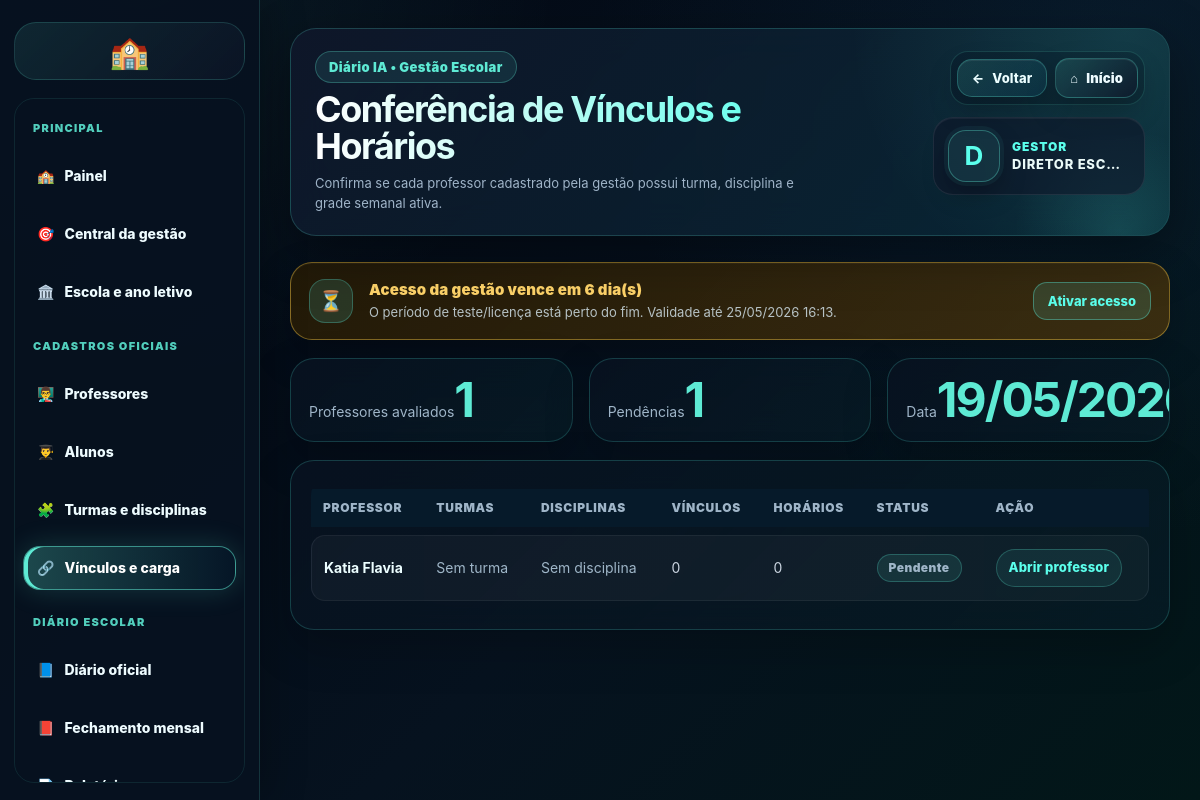
The app's page /gestao/diario-oficial/conferencia-vinculos-horarios/ (signed in) with its own data.
### apps/usuarios/models.py (models this page shows, shortened)
class Usuario(AbstractUser):
    class TipoUsuario(models.TextChoices):
        ADMIN = 'ADMIN', 'Administrador'
        PROF = 'PROF', 'Professor'
        COORD = 'COORD', 'Coordenador'
        SEC = 'SEC', 'Secretaria'
    tipo = models.CharField(
        max_length=10,
        choices=TipoUsuario.choices,
        default=TipoUsuario.PROF
    )
    foto = models.ImageField(
        upload_to="professores/",
        null=True,
        blank=True
    )
    gestao_teste_inicio = models.DateTimeField(
        null=True,
        blank=True,
        verbose_name="Início do teste da gestão",
    )
    gestao_acesso_expira_em = models.DateTimeField(
        null=True,
        blank=True,
        verbose_name="Acesso da gestão expira em",
    )
    gestao_acesso_bloqueado = models.BooleanField(
        default=False,
        verbose_name="Acesso da gestão bloqueado",
    )
    gestao_serial_ultimo = models.CharField(
        max_length=255,
        blank=True,
        default="",
        verbose_name="Último serial aplicado",
    )

### apps/core/views_ia.py (the view)
# urls.py: path('gestao/diario-oficial/conferencia-vinculos-horarios/', views.gestao_conferencia_vinculos_horarios, name='gestao_conferencia_vinculos_horarios'),
@login_required
def gestao_conferencia_vinculos_horarios(request):
    if not usuario_gestor(request.user):
        return render(request, "core/acesso_negado.html")
    Usuario = get_user_model()
    professores = Usuario.objects.filter(tipo="PROF").order_by("first_name", "username")
    linhas = []
    for professor in professores:
        vinculos = ProfessorTurmaDisciplina.objects.filter(professor=professor, ativo=True).select_related("turma", "disciplina")
        horarios = HorarioAula.objects.filter(professor=professor, ativo=True).select_related("turma", "disciplina")
        linhas.append({
            "professor": professor,
            "vinculos": vinculos,
            "horarios": horarios,
            "turmas": Turma.objects.filter(id__in=vinculos.values_list("turma_id", flat=True)).distinct(),
            "disciplinas": Disciplina.objects.filter(id__in=vinculos.values_list("disciplina_id", flat=True)).distinct(),
            "pendente": not vinculos.exists() or not horarios.exists(),
        })
    return render(request, "gestao/conferencia_vinculos_horarios.html", {
        "linhas": linhas,
        "pendentes": sum(1 for item in linhas if item["pendente"]),
        "hoje": date.today(),
    })

### apps/core/context_processors.py (called while the page is built, shortened)
def escola_institucional(request):
    dados = {
        "escola_login": None,
        "escola_login_estado": "ESTADO DO MARANHÃO",
        "escola_login_secretaria": "SECRETARIA DE ESTADO DA EDUCAÇÃO",
        "escola_login_nome_titulo": "Instituição escolar",
        "escola_login_nome_info": "Configurar no painel da gestão",
        "escola_login_aldeia": "Configurar no painel da gestão",
        "escola_login_terra": "Configurar no painel da gestão",
        "escola_login_texto": "Ambiente oficial de acesso da instituição escolar.",
        "gestor_login_nome": "Direção escolar",
        "gestor_login_cargo": "Gestão responsável",
    }
    try:
        from apps.academico.models import Escola
        escola = Escola.objects.filter(ativa=True).first() or Escola.objects.first()
        dados["escola_login"] = escola
    except Exception:
        pass
    return dados

### apps/core/licenca_gestao.py (called while the page is built)
def dias_teste_gestao():
    return max(int(getattr(settings, "GESTAO_TRIAL_DIAS", 7)), 1)

def usuario_eh_gestao(user):
    return getattr(user, "is_authenticated", False) and getattr(user, "tipo", "") in PERFIS_GESTAO

def garantir_periodo_teste(user):
    if not usuario_eh_gestao(user):
        return user
    if getattr(user, "gestao_acesso_expira_em", None):
        return user
    agora = timezone.now()
    inicio = getattr(user, "date_joined", None) or agora
    if timezone.is_naive(inicio):
        inicio = timezone.make_aware(inicio, timezone.get_current_timezone())
    user.gestao_teste_inicio = getattr(user, "gestao_teste_inicio", None) or inicio
    user.gestao_acesso_expira_em = inicio + timedelta(days=dias_teste_gestao())
    user.gestao_acesso_bloqueado = False
    user.save(update_fields=["gestao_teste_inicio", "gestao_acesso_expira_em", "gestao_acesso_bloqueado"])
    return user

def acesso_gestao_expirado(user):
    if not usuario_eh_gestao(user):
        return False
    garantir_periodo_teste(user)
    if getattr(user, "gestao_acesso_bloqueado", False):
        return True
    expira = getattr(user, "gestao_acesso_expira_em", None)
    if not expira:
        return False
    return timezone.now() > expira

### apps/core/templatetags/tratamento_usuario_tags.py (called while the page is built)
def _clean(value):
    return str(value or "").strip()

def _primeiro_nome(user):
    nome = _nome_usuario(user)
    return _clean(nome.split()[0]).lower()

@register.filter
def nome_exibicao(user):
    return _nome_usuario(user)

@register.filter
def tratamento_gestao(user):
    return "Gestora" if _provavel_feminino(user) else "Gestor"

### templates/gestao/conferencia_vinculos_horarios.html
{% extends 'gestao/base_premium_gestao.html' %}
{% block titulo %}Conferência de Vínculos e Horários{% endblock %}
{% block subtitulo %}Confirma se cada professor cadastrado pela gestão possui turma, disciplina e grade semanal ativa.{% endblock %}
{% block conteudo %}
<section class="grid"><article class="card"><span>Professores avaliados</span><strong>{{ linhas|length }}</strong></article><article class="card"><span>Pendências</span><strong>{{ pendentes }}</strong></article><article class="card"><span>Data</span><strong>{{ hoje|date:'d/m/Y' }}</strong></article></section>
<section class="panel"><table class="table"><thead><tr><th>Professor</th><th>Turmas</th><th>Disciplinas</th><th>Vínculos</th><th>Horários</th><th>Status</th><th>Ação</th></tr></thead><tbody>{% for item in linhas %}<tr><td><strong>{{ item.professor.get_full_name|default:'Não informado' }}</strong></td><td>{% for turma in item.turmas %}<span class="pill">{{ turma.nome }}</span> {% empty %}<span class="muted">Sem turma</span>{% endfor %}</td><td>{% for disciplina in item.disciplinas %}<span class="pill">{{ disciplina.nome }}</span> {% empty %}<span class="muted">Sem disciplina</span>{% endfor %}</td><td>{{ item.vinculos.count }}</td><td>{{ item.horarios.count }}</td><td>{% if item.pendente %}<span class="pill">Pendente</span>{% else %}<span class="pill">Completo</span>{% endif %}</td><td><a class="gestao-base-btn" href="{% url 'gestao_professor_diario_real' item.professor.id %}">Abrir professor</a></td></tr>{% empty %}<tr><td colspan="7">Nenhum professor cadastrado.</td></tr>{% endfor %}</tbody></table></section>
{% endblock %}

### templates/gestao/base_premium_gestao.html (shortened to what this page needs)
{% load static tratamento_usuario_tags %}
<!doctype html>
<html lang="pt-br">
<head>
    <link rel="stylesheet" href="{% static 'css/premium_base_final.css' %}">
    <link rel="stylesheet" href="{% static 'css/premium_responsive_final.css' %}">
    <link rel="stylesheet" href="{% static 'css/premium_print_final.css' %}">
</head>
<body>
<div class="layout ia-clean-shell gestao-shell">
    {% include 'partials/gestao_sidebar.html' %}
    <main class="content gestao-content">
        <header class="gestao-base-header no-print">
            <div>
                <span class="gestao-base-badge">Diário IA • Gestão Escolar</span>
                <h1 class="gestao-base-title">{% block titulo %}{% endblock %}</h1>
                <p class="gestao-base-sub">{% block subtitulo %}Administração escolar{% endblock %}</p>
            </div>
            <div class="gestao-base-actions">
                {% include 'partials/gestao_page_actions.html' %}
                <a class="hero-mini-card gestao-mini-user profile-mini-link profile-mini-with-name" href="{% url 'gestao_configuracoes' %}" title="Imagem e perfil da gestão">
                    {% if request.user and request.user.is_authenticated and request.user.foto %}
                        <img class="profile-mini-photo" src="{{ request.user.foto.url }}" alt="Imagem da gestão">
                    {% else %}
                        <strong class="profile-mini-initial">{% if request.user and request.user.is_authenticated %}{{ request.user|nome_exibicao|default:'G'|slice:':1' }}{% else %}G{% endif %}</strong>
                    {% endif %}
                    <span class="profile-mini-text">
                        <b class="profile-mini-role">{% if request.user and request.user.is_authenticated %}{{ request.user|tratamento_gestao }}{% else %}Gestor(a){% endif %}</b>
                        <small class="profile-mini-name">{% if request.user and request.user.is_authenticated %}{{ request.user|nome_exibicao }}{% else %}Acesso da gestão{% endif %}</small>
                    </span>
                </a>
            </div>
        </header>
        {% include 'partials/aviso_licenca_gestao.html' %}
        {% block conteudo %}{% endblock %}
    </main>
</div>
</body>
</html>

### templates/partials/aviso_licenca_gestao.html (shortened to what this page needs)
{% load licenca_tags %}
{% licenca_gestao_status as licenca_gestao %}
{% if licenca_gestao.mostrar %}
  <section class="gestao-license-banner gestao-license-banner-{{ licenca_gestao.status }} no-print">
    <div class="gestao-license-icon">{% if licenca_gestao.expirado %}🔒{% elif licenca_gestao.status == 'ok' %}✅{% else %}⏳{% endif %}</div>
    <div class="gestao-license-text">
      <strong>{{ licenca_gestao.titulo }}</strong>
      <span>{{ licenca_gestao.texto }} Validade até {{ licenca_gestao.expira|date:"d/m/Y H:i" }}.</span>
    </div>
    {% if licenca_gestao.expirado or licenca_gestao.status != 'ok' %}
      <a class="gestao-license-action" href="{% url 'ativar_acesso_gestao' %}">Ativar acesso</a>
    {% endif %}
  </section>
{% endif %}

### templates/partials/aviso_licenca_gestao.html (style rules this page uses)
.gestao-license-banner { display:flex; align-items:center; justify-content:space-between; gap:16px; margin:0 0 18px; padding:16px 18px; border:1px solid rgba(95,255,238,.28); border-radius:22px; background:linear-gradient(135deg, rgba(8,20,38,.92), rgba(15,68,73,.72)); box-shadow:0 16px 40px rgba(0,0,0,.22), inset 0 1px 0 rgba(255,255,255,.04); color:#eaffff; }
.gestao-license-icon { width:44px; height:44px; border-radius:16px; display:grid; place-items:center; background:rgba(95,255,238,.12); border:1px solid rgba(95,255,238,.25); font-size:20px; flex:0 0 auto; }
.gestao-license-text { display:flex; flex-direction:column; gap:4px; min-width:0; flex:1; }
.gestao-license-text strong { font-size:15px; font-weight:900; color:#6dfff0; letter-spacing:.01em; }
.gestao-license-text span { font-size:13px; line-height:1.45; color:rgba(226,245,255,.76); }
.gestao-license-action { text-decoration:none; white-space:nowrap; padding:10px 14px; border-radius:14px; border:1px solid rgba(95,255,238,.35); background:rgba(95,255,238,.12); color:#6dfff0; font-size:13px; font-weight:900; }
.gestao-license-banner-atencao { border-color:rgba(255,207,73,.42); background:linear-gradient(135deg, rgba(37,27,7,.92), rgba(76,53,11,.74)); }
.gestao-license-banner-atencao .gestao-license-text strong, .gestao-license-banner-atencao .gestao-license-action { color:#ffd46a; }

### records on screen
Usuario: user|nome_exibicao "D", user|tratamento_gestao "GESTOR", user|nome_exibicao "DIRETOR ESC…", expira "25/05/2026 16:13"
Usuario: professor.get_full_name "Katia Flavia", vinculos.count "0", horarios.count "0"

### other values on screen
{{ licenca_gestao.titulo }} "Acesso da gestão vence em 6 dia(s)"
{{ licenca_gestao.texto }} "O período de teste/licença está perto do fim."
{{ linhas|length }} "1"
{{ pendentes }} "1"
